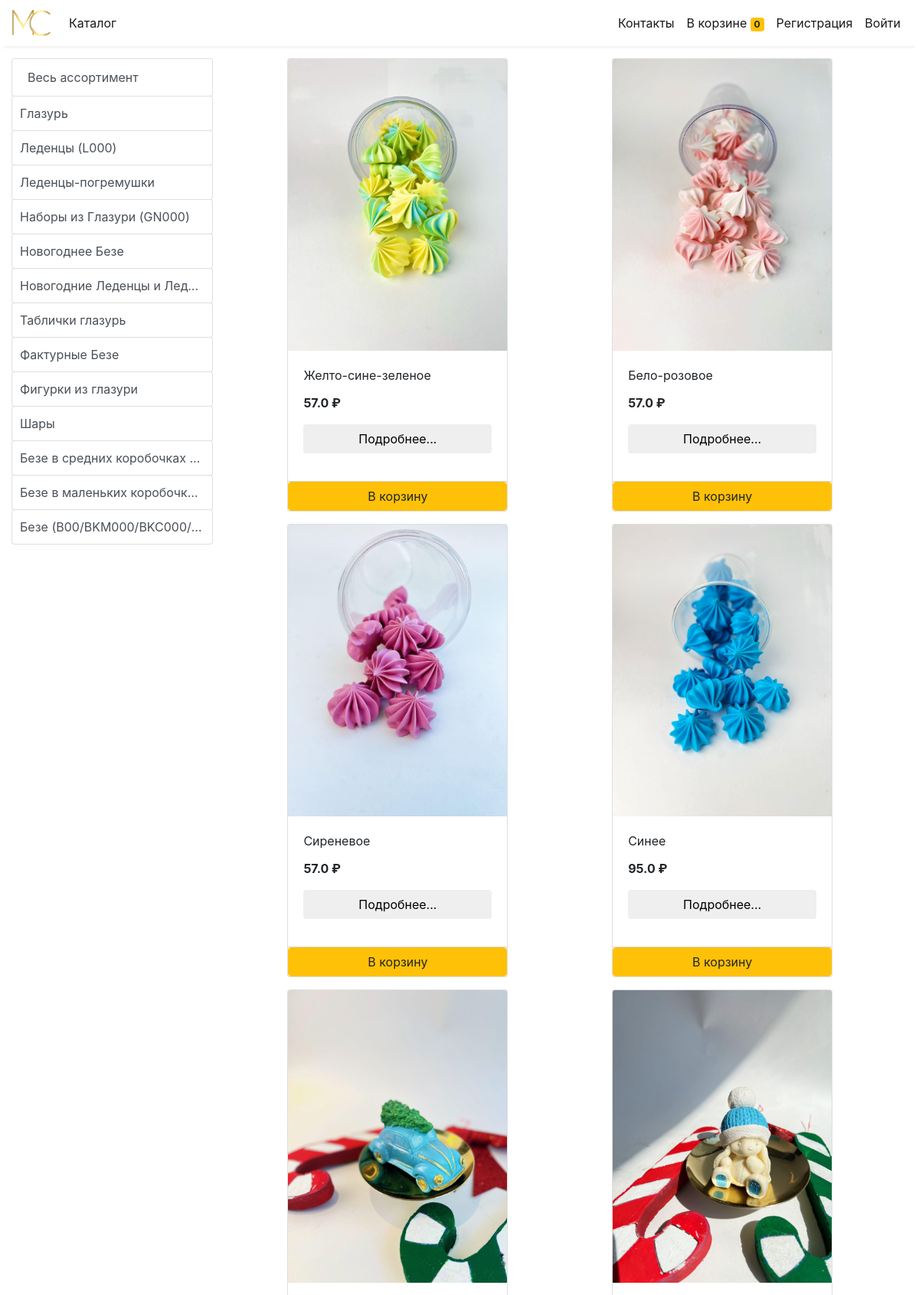
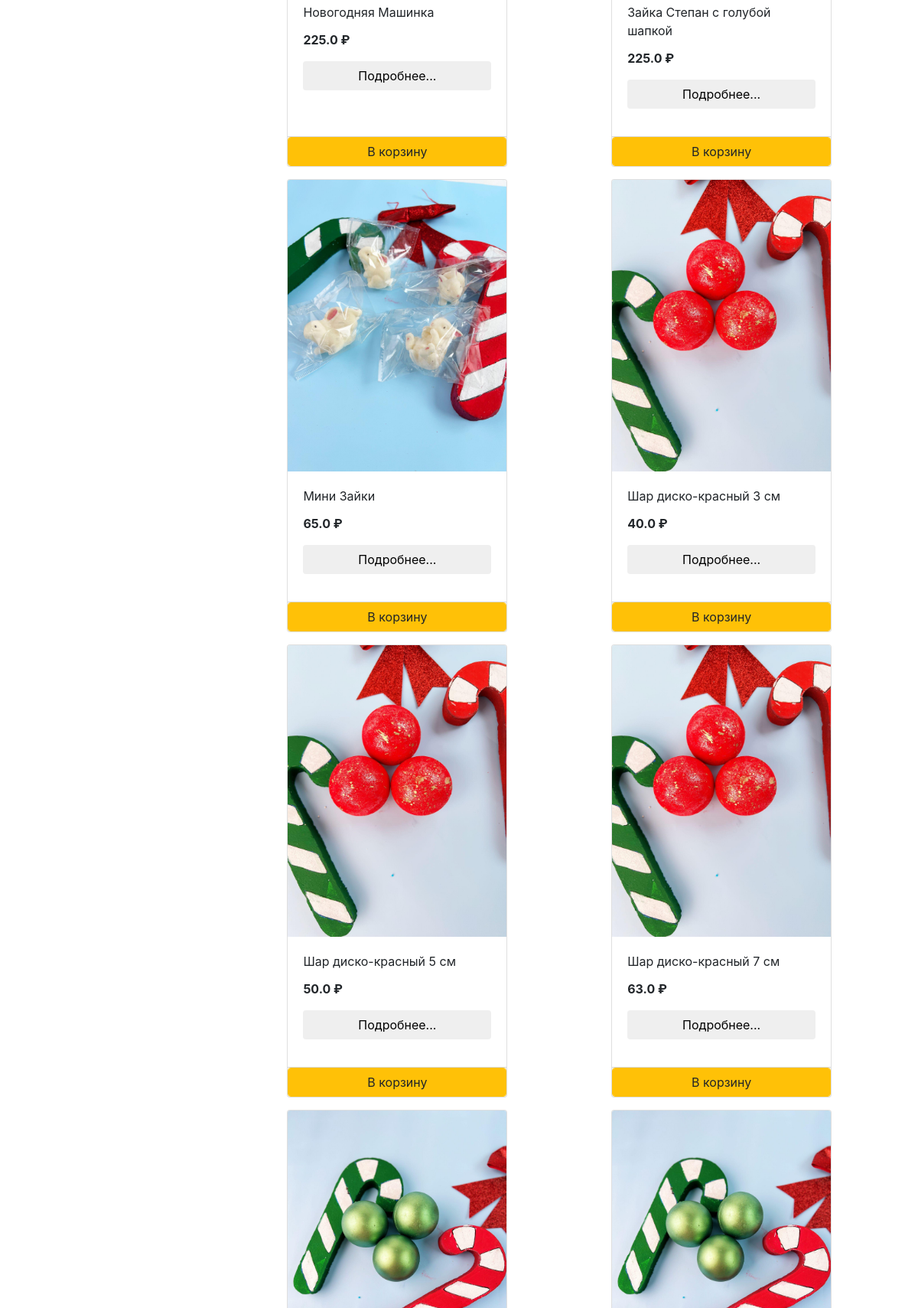
The app's page /store (upper part) with its own data (2 pictures, top to bottom).
### store/models/category.py (models this page shows, shortened)
class Category(models.Model):
    name= models.CharField(max_length=50)
    @staticmethod
    def get_all_categories():
        return Category.objects.all()

### store/models/product.py (models this page shows, shortened)
class Products(models.Model):
    name = models.CharField(max_length=260, blank=True, null=True)
    price= models.IntegerField(default=0, blank=True, null=True)
    price_5k = models.FloatField(blank=True,null=True)
    price_10k = models.FloatField(blank=True,null=True)
    price_20k = models.FloatField(blank=True,null=True)
    price_many = models.FloatField(blank=True,null=True)
    kind = models.CharField(max_length=300, blank=True, null=True)
    category= models.ForeignKey(Category,on_delete=models.CASCADE,default=1, blank=True, null=True )
    description= models.CharField(max_length=250, default='', blank=True, null= True)
    photo_url = models.CharField(max_length=3000,null=True)
    author = models.ForeignKey(settings.AUTH_USER_MODEL, on_delete=models.CASCADE, blank=True, null=True)
    title = models.CharField(max_length=200, blank=True, null=True)
    description = models.CharField(max_length=300, blank=True, null=True)
    text = models.TextField(blank=True, null=True)
    article = models.CharField(max_length=20, blank=True, null=True)
    color = models.CharField(max_length=250, blank=True, null=True)
    size = models.FloatField(blank=True,null=True)
    weight = models.FloatField(blank=True,null=True)
    created_date = models.DateTimeField(default=timezone.now, blank=True, null=True)
    published_date = models.DateTimeField(blank=True, null=True)
    image= models.ImageField(upload_to='uploads/products/', blank=True, null=True)
    @staticmethod
    def get_all_products():
        return Products.objects.all().exclude(image='') #только с каринками

### store/views/home.py (the view)
# urls.py: path('' , include('store.urls'))
def store(request):
    cart = request.session.get('cart')
    if not cart:
        request.session['cart'] = {}
    products = None
    categories = Category.get_all_categories()
    categoryID = request.GET.get('category')
    if categoryID:
        products = Products.get_all_products_by_categoryid(categoryID)
    else:
        products = Products.get_all_products();
    data = {}
    data['products'] = products
    data['categories'] = categories
    print('you are : ', request.session.get('email'))
    return render(request, 'index.html', data)

### store/templatetags/cart.py (called while the page is built)
@register.filter (name='is_in_cart')
def is_in_cart(product, cart):
    keys = cart.keys ()
    for id in keys:
        if int (id) == product.id:
            return True
    return False;

### store/templatetags/custom_filter.py (called while the page is built)
@register.filter(name='currency')
def currency(number):
    return str(number)+" ₽"

### store/templates/index.html (shortened to what this page needs)
{% extends 'base.html' %}
{% block content %}
{% load cart %}
{% load custom_filter %}
<div class="container-fluid mt-3">
	<div class="row">
		<div class="col-lg-3 mx-auto mb-3">
			<div class="list-group">
				<a href="/" class="list-group-item list-group-item-action btn btn-outline-warning">Весь ассортимент</a>
				{% for category in categories %}
				<a href="/?category={{category.id}}"
					class="list-group-item list-group-item-action btn btn-outline-warning truncate">{{category.name}}</a>
				{% endfor %}
			</div>
		</div>
		<div id='products' class="col-lg-9 mx-auto">
			<div class="row mx-auto">
				{% for product in products %}
				<div class="card mx-auto mb-3" id={{product.id}} style="width: 18rem;">
					{% if product.image %}
					<img class="card-img-top" src="{{ product.image.url }}" alt="Card image cap" />
					{% else %}
					<a href="admin/store/products/{{ product.id }}/change/" id="{{ product.id }}" target="_blank">
						<img class="card-img-top" src="{{ product.photo_url }}" alt="Card image cap"
							style="border: 1px solid red;" />
					</a>
					{% endif %}
					<div class="card-body">
						<p class="card-title">{{product.name}}</p>
						<p class="card-text"><b>{{product.price_5k|currency}}</b></p>
						<button class="btn btn-ligth btn-block" type="button" data-toggle="modal"
							data-target="#modalWin{{product.id}}">
							Подробнее...
						</button>
					</div>
					<div class="card-footer p-0 no-gutters">
						{% if product|is_in_cart:request.session.cart %}
						<div class="row no-gutters">
							<form action="/#{{product.id}}" method="post" class="col" style="display: flex; gap: 5px;">
								{% csrf_token %}
								<input hidden type="text" name='product' value='{{product.id}}'>
								<input type="submit" name='add' value=" + " class="btn btn-block btn-ligth border-left">
								<input type="number" value="1" max="99999" min="1" name='fixed'>
								<input type="submit" name='remove' value=" - "
									class="btn btn-block btn-ligth border-right">
							</form>
							<div class="text-center col btn btn-warning">{{product|cart_quantity:request.session.cart}}
								в корзине</div>
						</div>
						{% else %}
						<form action="/#{{product.id}}" method="POST" class="btn-block">
							<input type="submit" class="float-right btn btn-warning form-control" value="В корзину">
						</form>
						{% endif %}
					</div>
				</div>
				{% endfor %}
			</div>
		</div>
	</div>
</div>
{% endblock %}

### store/templates/base.html (shortened to what this page needs)
{% load static %}
<!doctype html>
<html lang="ru">
<head>
  <link rel="stylesheet" href="https://maxcdn.bootstrapcdn.com/bootstrap/4.0.0/css/bootstrap.min.css"
>
</head>
<body>
<nav class="one-edge-shadow
  navbar navbar-light
  sticky-top navbar
  navbar-expand-lg
  text-white">
    <a class="navbar-brand ms-3 text-dark " href="/">
    <img src="{% static 'logo.png' %}" style="width:50px;height:50px,color:text-light;"></a>
    <div class="collapse navbar-collapse" id="navbarSupportedContent">
      <ul class="navbar-nav mr-auto">
        <li class="nav-item active">
          <a class="nav-link" href="/store">Каталог <span class="sr-only">(current)</span></a>
        </li>
          </ul>
      <ul class=" navbar-nav my-2 my-lg-0">
        <li class="nav-item active">
          <a class="nav-link" href="/contacts">Контакты</a>
        </li>
        <li class="nav-item active">
          <a class="nav-link" href="/cart">В корзине
            <span class="badge badge-warning">{{request.session.cart.keys|length}}</span>
            <span class="sr-only">(current)</span></a>
        </li>
        {% if request.session.customer %}
        <li class="nav-item active ">
          <a class="nav-link" href="/orders">Заказы<span class="sr-only">(current)</span></a>
        </li>
        <li class="nav-item active ">
          <a class="nav-link" href="/logout">Выйти<span class="sr-only">(current)</span></a>
        </li>
        {% else %}
        <li class="nav-item active">
          <a class="nav-link" href="/signup">Регистрация<span class="sr-only">(current)</span></a>
        </li>
        <li class="nav-item active">
          <a class="nav-link" href="/login">Войти<span class="sr-only">(current)</span></a>
        </li>
        {% endif %}
      </ul>
    </div>
  </nav>
  {% block content %}{% endblock %}
</body>
</html>

### store/templates/base.html (style rules this page uses)
.truncate { padding: 10px; white-space: nowrap; overflow: hidden; text-overflow: ellipsis; }
nav { background-color: white; }
.one-edge-shadow { box-shadow: 0 8px 2px -5px rgb(246, 245, 245); }
.row { width: 100%; }

### records on screen
Category: name "Глазурь"
Category: name "Леденцы (L000)"
Category: name "Леденцы-погремушки"
Category: name "Наборы из Глазури (GN000)"
Category: name "Новогоднее Безе"
Category: name "Новогодние Леденцы и Лед…"
Category: name "Таблички глазурь"
Category: name "Фактурные Безе"
Category: name "Фигурки из глазури"
Category: name "Шары"
Category: name "Безе в средних коробочках…"
Category: name "Безе в маленьких коробочк…"
Category: name "Безе (B00/BKM000/BKC000/…"
Products: image (picture), name "Желто-сине-зеленое", price_5k "57.0 ₽"
Products: image (picture), name "Бело-розовое", price_5k "57.0 ₽"
Products: image (picture), name "Сиреневое", price_5k "57.0 ₽"
Products: image (picture), name "Синее", price_5k "95.0 ₽"
Products: image (picture), name "Новогодняя Машинка", price_5k "225.0 ₽"
Products: image (picture), name "Зайка Степан с голубой шапкой", price_5k "225.0 ₽"
Products: image (picture), name "Мини Зайки", price_5k "65.0 ₽"
Products: image (picture), name "Шар диско-красный 3 см", price_5k "40.0 ₽"
Products: image (picture), name "Шар диско-красный 5 см", price_5k "50.0 ₽"
Products: image (picture), name "Шар диско-красный 7 см", price_5k "63.0 ₽"
Products: image (picture)
Products: image (picture)

### other values on screen
{{ request.session.cart.keys|length }} "0"
